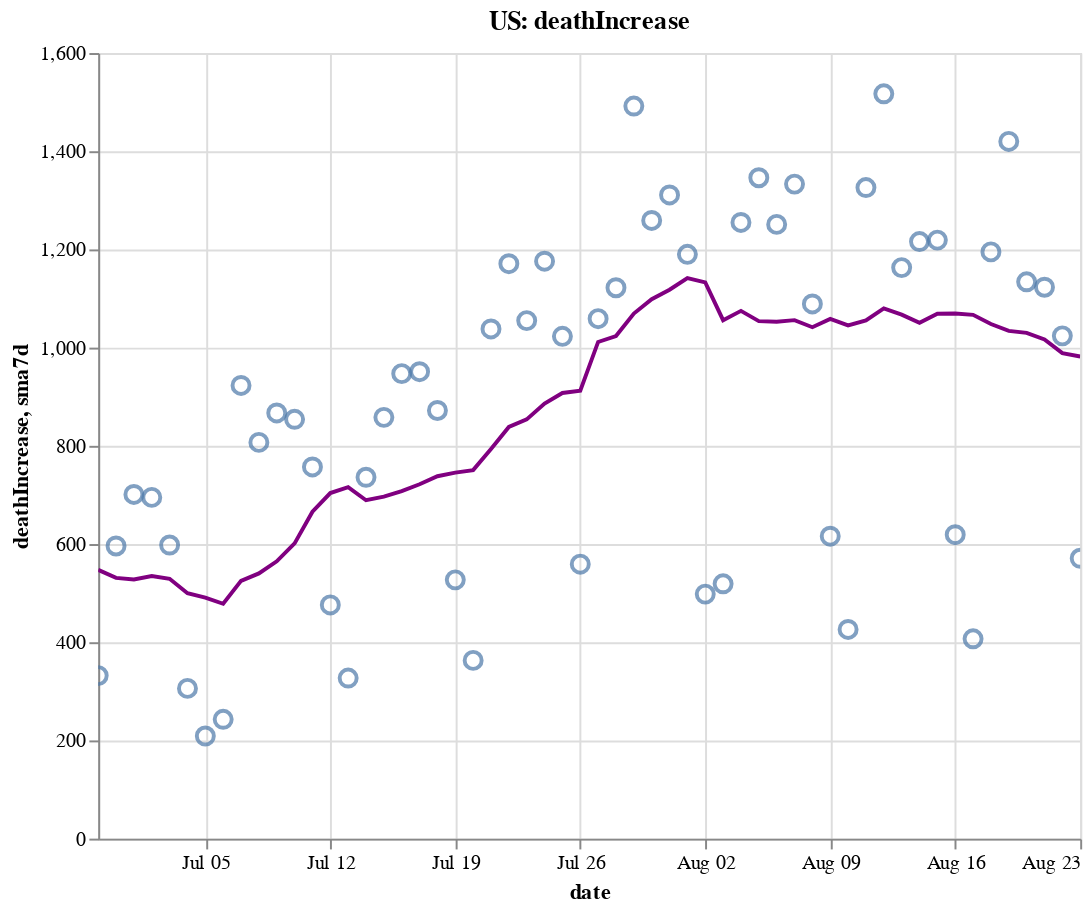

The notebook cell this image was saved under:
### Code cell
create_plot(us, 'deathIncrease')

### Figure 1 — Vega-Lite specification as saved in the notebook (floating-point values rounded to 4 significant figures)
{"config": {"view": {"continuousWidth": 400, "continuousHeight": 300}}, "layer": [{"layer": [{"mark": {"type": "point", "size": 75}, "encoding": {"tooltip": [{"type": "temporal", "field": "date"}, {"type": "quantitative", "field": "deathIncrease"}, {"type": "quantitative", "field": "sma7d"}], "x": {"type": "temporal", "field": "date"}, "y": {"type": "quantitative", "field": "deathIncrease"}}, "selection": {"selector006": {"type": "interval", "bind": "scales", "encodings": ["x", "y"]}}}, {"mark": {"type": "line", "color": "purple"}, "encoding": {"x": {"type": "temporal", "field": "date"}, "y": {"type": "quantitative", "field": "sma7d"}}}]}, {"mark": {"type": "rule", "color": "#aaa"}, "encoding": {"x": {"type": "temporal", "field": "date"}}, "transform": [{"filter": {"selection": "selector005"}}]}, {"mark": "circle", "encoding": {"opacity": {"condition": {"value": 1, "selection": "selector005"}, "value": 0}, "tooltip": [{"type": "temporal", "field": "date"}, {"type": "quantitative", "field": "deathIncrease"}, {"type": "quantitative", "field": "sma7d"}], "x": {"type": "temporal", "field": "date"}, "y": {"type": "quantitative", "field": "deathIncrease"}}, "selection": {"selector005": {"type": "single", "encodings": ["x"], "on": "mouseover", "nearest": true, "empty": "none"}}}, {"mark": {"type": "text", "align": "left", "dx": 5, "dy": -5, "stroke": "white", "strokeWidth": 2}, "encoding": {"text": {"type": "quantitative", "field": "deathIncrease"}, "tooltip": [{"type": "temporal", "field": "date"}, {"type": "quantitative", "field": "deathIncrease"}, {"type": "quantitative", "field": "sma7d"}], "x": {"type": "temporal", "field": "date"}, "y": {"type": "quantitative", "field": "deathIncrease"}}, "transform": [{"filter": {"selection": "selector005"}}]}, {"mark": {"type": "text", "align": "left", "dx": 5, "dy": -5}, "encoding": {"text": {"type": "quantitative", "field": "deathIncrease"}, "tooltip": [{"type": "temporal", "field": "date"}, {"type": "quantitative", "field": "deathIncrease"}, {"type": "quantitative", "field": "sma7d"}], "x": {"type": "temporal", "field": "date"}, "y": {"type": "quantitative", "field": "deathIncrease"}}, "transform": [{"filter": {"selection": "selector005"}}]}], "data": {"name": "data-2be454a2c86651d55d564b8022b4afa6"}, "height": 400, "title": "US: deathIncrease", "width": 500, "$schema": "https://vega.github.io/schema/vega-lite/v4.8.1.json", "datasets": {"data-2be454a2c86651d55d564b8022b4afa6": [{"date": "2020-06-29T00:00:00", "totalTestResultsIncrease": 648800.0, "positiveIncrease": 39180.0, "death": 119500.0, "deathIncrease": 332.0, "positiveRate": 0.06, "state": "US", "sma7d": 547.4}, {"date": "2020-06-30T00:00:00", "totalTestResultsIncrease": 628000.0, "positiveIncrease": 47460.0, "death": 120100.0, "deathIncrease": 596.0, "positiveRate": 0.076, "state": "US", "sma7d": 531.1}, {"date": "2020-07-01T00:00:00", "totalTestResultsIncrease": 635500.0, "positiveIncrease": 50670.0, "death": 120800.0, "deathIncrease": 701.0, "positiveRate": 0.08, "state": "US", "sma7d": 527.9}, {"date": "2020-07-02T00:00:00", "totalTestResultsIncrease": 666800.0, "positiveIncrease": 53830.0, "death": 121500.0, "deathIncrease": 695.0, "positiveRate": 0.081, "state": "US", "sma7d": 534.7}, {"date": "2020-07-03T00:00:00", "totalTestResultsIncrease": 714800.0, "positiveIncrease": 54220.0, "death": 122100.0, "deathIncrease": 598.0, "positiveRate": 0.076, "state": "US", "sma7d": 529.1}, {"date": "2020-07-04T00:00:00", "totalTestResultsIncrease": 645700.0, "positiveIncrease": 54730.0, "death": 122400.0, "deathIncrease": 306.0, "positiveRate": 0.085, "state": "US", "sma7d": 499.9}, {"date": "2020-07-05T00:00:00", "totalTestResultsIncrease": 684200.0, "positiveIncrease": 45790.0, "death": 122600.0, "deathIncrease": 209.0, "positiveRate": 0.067, "state": "US", "sma7d": 491.0}, {"date": "2020-07-06T00:00:00", "totalTestResultsIncrease": 504400.0, "positiveIncrease": 41600.0, "death": 122900.0, "deathIncrease": 243.0, "positiveRate": 0.082, "state": "US", "sma7d": 478.3}, {"date": "2020-07-07T00:00:00", "totalTestResultsIncrease": 637700.0, "positiveIncrease": 51770.0, "death": 123800.0, "deathIncrease": 923.0, "positiveRate": 0.081, "state": "US", "sma7d": 525.0}, {"date": "2020-07-08T00:00:00", "totalTestResultsIncrease": 634400.0, "positiveIncrease": 62150.0, "death": 124600.0, "deathIncrease": 807.0, "positiveRate": 0.098, "state": "US", "sma7d": 540.1}, {"date": "2020-07-09T00:00:00", "totalTestResultsIncrease": 706200.0, "positiveIncrease": 58840.0, "death": 125500.0, "deathIncrease": 867.0, "positiveRate": 0.083, "state": "US", "sma7d": 564.7}, {"date": "2020-07-10T00:00:00", "totalTestResultsIncrease": 815900.0, "positiveIncrease": 66640.0, "death": 126300.0, "deathIncrease": 854.0, "positiveRate": 0.082, "state": "US", "sma7d": 601.3}, {"date": "2020-07-11T00:00:00", "totalTestResultsIncrease": 705600.0, "positiveIncrease": 63010.0, "death": 127100.0, "deathIncrease": 757.0, "positiveRate": 0.089, "state": "US", "sma7d": 665.7}, {"date": "2020-07-12T00:00:00", "totalTestResultsIncrease": 764100.0, "positiveIncrease": 60980.0, "death": 127600.0, "deathIncrease": 476.0, "positiveRate": 0.08, "state": "US", "sma7d": 703.9}, {"date": "2020-07-13T00:00:00", "totalTestResultsIncrease": 690900.0, "positiveIncrease": 58460.0, "death": 127900.0, "deathIncrease": 327.0, "positiveRate": 0.085, "state": "US", "sma7d": 715.9}, {"date": "2020-07-14T00:00:00", "totalTestResultsIncrease": 774400.0, "positiveIncrease": 62880.0, "death": 128600.0, "deathIncrease": 736.0, "positiveRate": 0.081, "state": "US", "sma7d": 689.1}, {"date": "2020-07-15T00:00:00", "totalTestResultsIncrease": 766400.0, "positiveIncrease": 65380.0, "death": 129500.0, "deathIncrease": 858.0, "positiveRate": 0.085, "state": "US", "sma7d": 696.4}, {"date": "2020-07-16T00:00:00", "totalTestResultsIncrease": 832700.0, "positiveIncrease": 70950.0, "death": 130400.0, "deathIncrease": 947.0, "positiveRate": 0.085, "state": "US", "sma7d": 707.9}, {"date": "2020-07-17T00:00:00", "totalTestResultsIncrease": 842200.0, "positiveIncrease": 77230.0, "death": 131400.0, "deathIncrease": 951.0, "positiveRate": 0.092, "state": "US", "sma7d": 721.7}, {"date": "2020-07-18T00:00:00", "totalTestResultsIncrease": 768400.0, "positiveIncrease": 65180.0, "death": 132200.0, "deathIncrease": 872.0, "positiveRate": 0.085, "state": "US", "sma7d": 738.1}, {"date": "2020-07-19T00:00:00", "totalTestResultsIncrease": 805600.0, "positiveIncrease": 64880.0, "death": 132800.0, "deathIncrease": 527.0, "positiveRate": 0.081, "state": "US", "sma7d": 745.4}, {"date": "2020-07-20T00:00:00", "totalTestResultsIncrease": 712300.0, "positiveIncrease": 56970.0, "death": 133100.0, "deathIncrease": 363.0, "positiveRate": 0.08, "state": "US", "sma7d": 750.6}, {"date": "2020-07-21T00:00:00", "totalTestResultsIncrease": 754800.0, "positiveIncrease": 63640.0, "death": 134200.0, "deathIncrease": 1038.0, "positiveRate": 0.084, "state": "US", "sma7d": 793.7}, {"date": "2020-07-22T00:00:00", "totalTestResultsIncrease": 800700.0, "positiveIncrease": 69150.0, "death": 135300.0, "deathIncrease": 1171.0, "positiveRate": 0.086, "state": "US", "sma7d": 838.4}, {"date": "2020-07-23T00:00:00", "totalTestResultsIncrease": 845400.0, "positiveIncrease": 71350.0, "death": 136400.0, "deathIncrease": 1055.0, "positiveRate": 0.084, "state": "US", "sma7d": 853.9}, {"date": "2020-07-24T00:00:00", "totalTestResultsIncrease": 934100.0, "positiveIncrease": 75200.0, "death": 137600.0, "deathIncrease": 1176.0, "positiveRate": 0.081, "state": "US", "sma7d": 886.0}, {"date": "2020-07-25T00:00:00", "totalTestResultsIncrease": 794700.0, "positiveIncrease": 65080.0, "death": 138600.0, "deathIncrease": 1023.0, "positiveRate": 0.082, "state": "US", "sma7d": 907.6}, {"date": "2020-07-26T00:00:00", "totalTestResultsIncrease": 865800.0, "positiveIncrease": 61710.0, "death": 139200.0, "deathIncrease": 559.0, "positiveRate": 0.071, "state": "US", "sma7d": 912.1}, {"date": "2020-07-27T00:00:00", "totalTestResultsIncrease": 761100.0, "positiveIncrease": 55130.0, "death": 140200.0, "deathIncrease": 1059.0, "positiveRate": 0.072, "state": "US", "sma7d": 1012.0}, {"date": "2020-07-28T00:00:00", "totalTestResultsIncrease": 735900.0, "positiveIncrease": 56230.0, "death": 141300.0, "deathIncrease": 1122.0, "positiveRate": 0.076, "state": "US", "sma7d": 1024.0}, {"date": "2020-07-29T00:00:00", "totalTestResultsIncrease": 861100.0, "positiveIncrease": 66970.0, "death": 142800.0, "deathIncrease": 1492.0, "positiveRate": 0.078, "state": "US", "sma7d": 1069.0}, {"date": "2020-07-30T00:00:00", "totalTestResultsIncrease": 813100.0, "positiveIncrease": 69470.0, "death": 144100.0, "deathIncrease": 1259.0, "positiveRate": 0.085, "state": "US", "sma7d": 1099.0}, {"date": "2020-07-31T00:00:00", "totalTestResultsIncrease": 732400.0, "positiveIncrease": 67760.0, "death": 145400.0, "deathIncrease": 1311.0, "positiveRate": 0.093, "state": "US", "sma7d": 1118.0}, {"date": "2020-08-01T00:00:00", "totalTestResultsIncrease": 736700.0, "positiveIncrease": 60690.0, "death": 146600.0, "deathIncrease": 1190.0, "positiveRate": 0.082, "state": "US", "sma7d": 1142.0}, {"date": "2020-08-02T00:00:00", "totalTestResultsIncrease": 722600.0, "positiveIncrease": 48270.0, "death": 147100.0, "deathIncrease": 498.0, "positiveRate": 0.067, "state": "US", "sma7d": 1133.0}, {"date": "2020-08-03T00:00:00", "totalTestResultsIncrease": 734300.0, "positiveIncrease": 49560.0, "death": 147600.0, "deathIncrease": 519.0, "positiveRate": 0.067, "state": "US", "sma7d": 1056.0}, {"date": "2020-08-04T00:00:00", "totalTestResultsIncrease": 701200.0, "positiveIncrease": 51570.0, "death": 148900.0, "deathIncrease": 1255.0, "positiveRate": 0.074, "state": "US", "sma7d": 1075.0}, {"date": "2020-08-05T00:00:00", "totalTestResultsIncrease": 685200.0, "positiveIncrease": 52260.0, "death": 150200.0, "deathIncrease": 1346.0, "positiveRate": 0.076, "state": "US", "sma7d": 1054.0}, {"date": "2020-08-06T00:00:00", "totalTestResultsIncrease": 752700.0, "positiveIncrease": 54180.0, "death": 151500.0, "deathIncrease": 1251.0, "positiveRate": 0.072, "state": "US", "sma7d": 1053.0}, {"date": "2020-08-07T00:00:00", "totalTestResultsIncrease": 771200.0, "positiveIncrease": 61520.0, "death": 152800.0, "deathIncrease": 1333.0, "positiveRate": 0.08, "state": "US", "sma7d": 1056.0}, {"date": "2020-08-08T00:00:00", "totalTestResultsIncrease": 674700.0, "positiveIncrease": 54020.0, "death": 153900.0, "deathIncrease": 1089.0, "positiveRate": 0.08, "state": "US", "sma7d": 1042.0}, {"date": "2020-08-09T00:00:00", "totalTestResultsIncrease": 720000.0, "positiveIncrease": 51360.0, "death": 154500.0, "deathIncrease": 616.0, "positiveRate": 0.071, "state": "US", "sma7d": 1058.0}, {"date": "2020-08-10T00:00:00", "totalTestResultsIncrease": 722500.0, "positiveIncrease": 41840.0, "death": 154900.0, "deathIncrease": 426.0, "positiveRate": 0.058, "state": "US", "sma7d": 1045.0}, {"date": "2020-08-11T00:00:00", "totalTestResultsIncrease": 744600.0, "positiveIncrease": 55590.0, "death": 156200.0, "deathIncrease": 1326.0, "positiveRate": 0.075, "state": "US", "sma7d": 1055.0}, {"date": "2020-08-12T00:00:00", "totalTestResultsIncrease": 484100.0, "positiveIncrease": 56040.0, "death": 157800.0, "deathIncrease": 1517.0, "positiveRate": 0.116, "state": "US", "sma7d": 1080.0}, {"date": "2020-08-13T00:00:00", "totalTestResultsIncrease": 885700.0, "positiveIncrease": 51700.0, "death": 158900.0, "deathIncrease": 1163.0, "positiveRate": 0.058, "state": "US", "sma7d": 1067.0}, {"date": "2020-08-14T00:00:00", "totalTestResultsIncrease": 848500.0, "positiveIncrease": 55650.0, "death": 160100.0, "deathIncrease": 1216.0, "positiveRate": 0.066, "state": "US", "sma7d": 1050.0}, {"date": "2020-08-15T00:00:00", "totalTestResultsIncrease": 748600.0, "positiveIncrease": 56600.0, "death": 161400.0, "deathIncrease": 1219.0, "positiveRate": 0.076, "state": "US", "sma7d": 1069.0}, {"date": "2020-08-16T00:00:00", "totalTestResultsIncrease": 786200.0, "positiveIncrease": 43080.0, "death": 162000.0, "deathIncrease": 619.0, "positiveRate": 0.055, "state": "US", "sma7d": 1069.0}, {"date": "2020-08-17T00:00:00", "totalTestResultsIncrease": 654400.0, "positiveIncrease": 37820.0, "death": 162400.0, "deathIncrease": 407.0, "positiveRate": 0.058, "state": "US", "sma7d": 1067.0}, {"date": "2020-08-18T00:00:00", "totalTestResultsIncrease": 648800.0, "positiveIncrease": 40460.0, "death": 163600.0, "deathIncrease": 1195.0, "positiveRate": 0.062, "state": "US", "sma7d": 1048.0}, {"date": "2020-08-19T00:00:00", "totalTestResultsIncrease": 659700.0, "positiveIncrease": 44930.0, "death": 165000.0, "deathIncrease": 1420.0, "positiveRate": 0.068, "state": "US", "sma7d": 1034.0}, {"date": "2020-08-20T00:00:00", "totalTestResultsIncrease": 690900.0, "positiveIncrease": 43740.0, "death": 166100.0, "deathIncrease": 1134.0, "positiveRate": 0.063, "state": "US", "sma7d": 1030.0}, {"date": "2020-08-21T00:00:00", "totalTestResultsIncrease": 747400.0, "positiveIncrease": 46820.0, "death": 167300.0, "deathIncrease": 1123.0, "positiveRate": 0.063, "state": "US", "sma7d": 1017.0}, {"date": "2020-08-22T00:00:00", "totalTestResultsIncrease": 757300.0, "positiveIncrease": 46300.0, "death": 168300.0, "deathIncrease": 1024.0, "positiveRate": 0.061, "state": "US", "sma7d": 988.9}, {"date": "2020-08-23T00:00:00", "totalTestResultsIncrease": 621200.0, "positiveIncrease": 38170.0, "death": 168800.0, "deathIncrease": 571.0, "positiveRate": 0.061, "state": "US", "sma7d": 982.0}]}}
